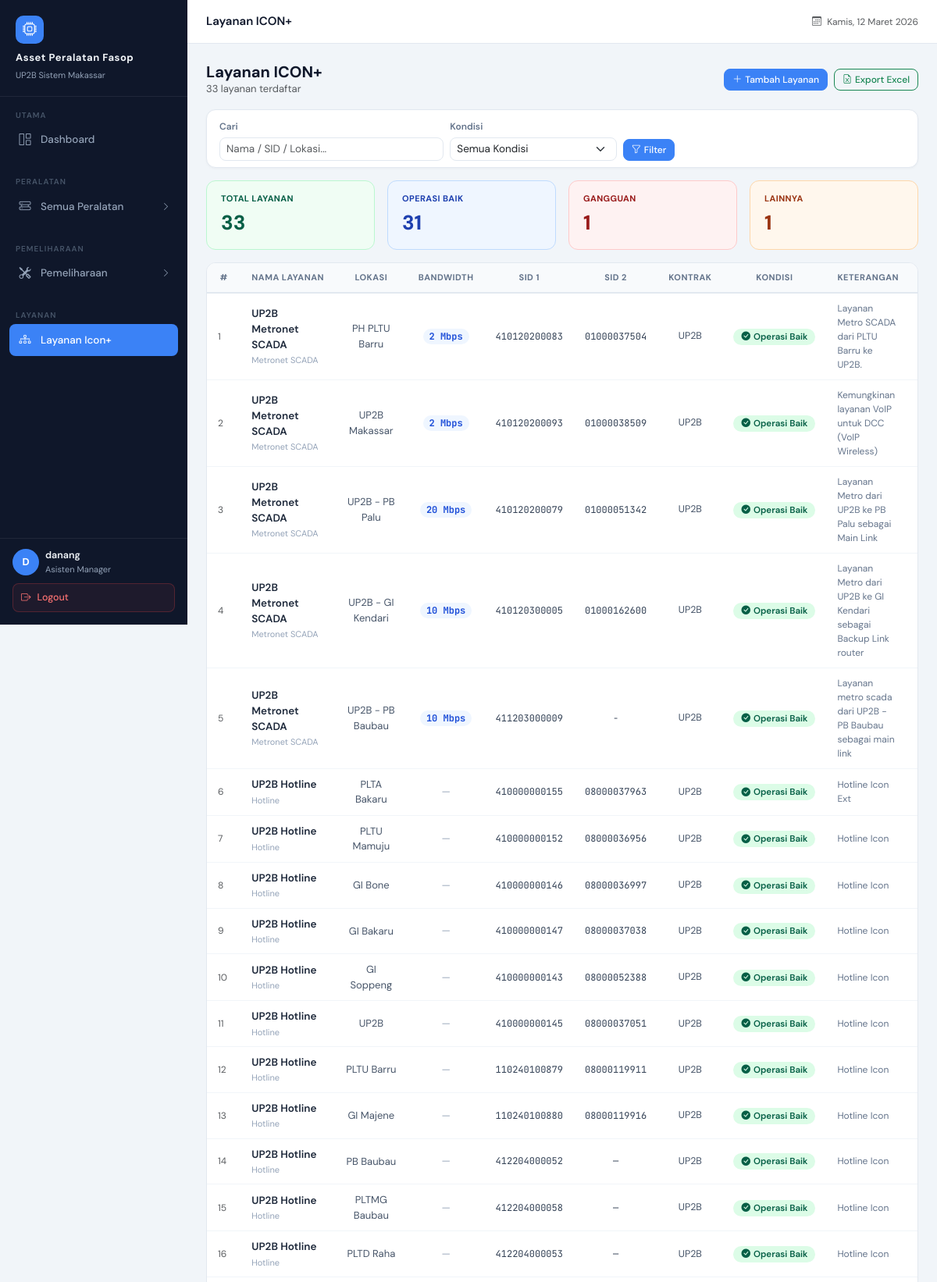
The page /layanan-icon/ (signed in, upper part) on the database its author committed.
### devices/models.py (models this page shows, shortened)
class Icon(models.Model):
    name = models.CharField(max_length=100)
    lokasi_layanan = models.CharField(max_length=150, null=True, blank=True)
    nama_layanan = models.CharField(max_length=150, null=True, blank=True)
    bandwidth = models.CharField(max_length=50, null=True, blank=True)
    SID1 = models.CharField(max_length=100, blank=True, null=True)
    SID2 = models.CharField(max_length=100, blank=True, null=True)
    kontrak = models.CharField(max_length=100, blank=True, null=True)
    kondisi_operasional = models.CharField(max_length=100, blank=True, null=True)
    keterangan = models.TextField(blank=True, null=True)

### devices/views.py (the view, shortened to what this page needs)
# urls.py: path('layanan-icon/', views.layanan_icon, name='layanan_icon'),
@login_required
def layanan_icon(request):
    icons = Icon.objects.all()
    search = request.GET.get('q', '').strip()
    selected_kondisi = request.GET.get('kondisi', '').strip()
    if selected_kondisi:
        icons = icons.filter(kondisi_operasional__icontains=selected_kondisi)
    icons = list(icons)
    operasi_baik = sum(
        1 for i in icons
        if i.kondisi_operasional and 'Baik' in i.kondisi_operasional
    )
    operasi_gangguan = sum(
        1 for i in icons
        if i.kondisi_operasional and (
            'Gangguan' in i.kondisi_operasional or
            'NOK' in i.kondisi_operasional
        )
    )
    operasi_lain = sum(
        1 for i in icons
        if i.kondisi_operasional and
        'Baik' not in i.kondisi_operasional and
        'Gangguan' not in i.kondisi_operasional and
        'NOK' not in i.kondisi_operasional and
        'Tidak Operasi' in i.kondisi_operasional
    )
    kondisi_list = sorted(set(
        i.kondisi_operasional for i in Icon.objects.all()
        if i.kondisi_operasional
    ))
    return render(request, 'devices/layanan_icon.html', {
        'icons':            icons,
        'search':           search,
        'selected_kondisi': selected_kondisi,
        'kondisi_list':     kondisi_list,
        'operasi_baik':     operasi_baik,
        'gangguan':         operasi_gangguan,
        'lainnya':          operasi_lain,
    })

### devices/context_processors.py (called while the page is built)
def device_types(request):
    all_types = list(DeviceType.objects.all())
    def sort_key(dt):
        name_lower = dt.name.strip().lower()
        for i, ordered_name in enumerate(DEVICE_TYPE_ORDER):
            if ordered_name.lower() == name_lower:
                return i
        return len(DEVICE_TYPE_ORDER)  # yang tidak ada di list, taruh di bawah
    all_types.sort(key=sort_key)
    return {
        'navbar_device_types': all_types
    }

def lokasi_list(request):
    lokasi = (
        Device.objects
        .filter(is_deleted=False)
        .exclude(lokasi__isnull=True)
        .exclude(lokasi__exact='')
        .exclude(lokasi__iexact='none')
        .annotate(lokasi_clean=Trim('lokasi'))
        .values_list('lokasi_clean', flat=True)
        .distinct()
        .order_by('lokasi_clean')
    )
    return {
        'navbar_lokasi_list': lokasi
    }

### devices/templates/devices/layanan_icon.html (shortened to what this page needs)
{% extends 'base.html' %}
{% block page_title %}Layanan ICON+{% endblock %}
{% block content %}
<div class="d-flex align-items-center justify-content-between mb-3 flex-wrap gap-2">
    <div>
        <h2 class="mb-0" style="font-size:20px;font-weight:700;">Layanan ICON+</h2>
        <p class="text-muted mb-0" style="font-size:13px;">{{ icons|length }} layanan terdaftar</p>
    </div>
    <div class="d-flex gap-2">
        <a href="{% url 'icon_add' %}" class="btn btn-primary btn-sm">
            <i class="bi bi-plus-lg me-1"></i>Tambah Layanan
        </a>
        <a href="{% url 'export_icon_excel' %}{% if request.GET %}?{{ request.GET.urlencode }}{% endif %}" class="btn btn-outline-success btn-sm">
            <i class="bi bi-file-earmark-excel me-1"></i>Export Excel
        </a>
    </div>
</div>
<div class="card mb-3">
    <div class="card-body py-2 px-3">
        <form method="get" class="row g-2 align-items-end">
            <div class="col-md-4">
                <label class="form-label" style="font-size:12px;font-weight:600;color:#64748b;">Cari</label>
                <input type="text" name="q" class="form-control form-control-sm"
                    placeholder="Nama / SID / Lokasi..." value="{{ search|default:'' }}">
            </div>
            <div class="col-md-3">
                <label class="form-label" style="font-size:12px;font-weight:600;color:#64748b;">Kondisi</label>
                <select name="kondisi" class="form-select form-select-sm">
                    <option value="">Semua Kondisi</option>
                </select>
            </div>
            <div class="col-auto d-flex gap-2">
                <button class="btn btn-primary btn-sm"><i class="bi bi-funnel me-1"></i>Filter</button>
            </div>
        </form>
    </div>
</div>
<div class="row g-3 mb-3">
    <div class="col-md-3">
        <div style="background:#f0fdf4;border:1px solid #bbf7d0;border-radius:12px;padding:14px 18px;">
            <div style="font-size:11px;font-weight:700;color:#065f46;text-transform:uppercase;letter-spacing:0.4px;margin-bottom:4px;">Total Layanan</div>
            <div style="font-size:26px;font-weight:800;color:#065f46;">{{ icons|length }}</div>
        </div>
    </div>
    <div class="col-md-3">
        <div style="background:#eff6ff;border:1px solid #bfdbfe;border-radius:12px;padding:14px 18px;">
            <div style="font-size:11px;font-weight:700;color:#1e40af;text-transform:uppercase;letter-spacing:0.4px;margin-bottom:4px;">Operasi Baik</div>
            <div style="font-size:26px;font-weight:800;color:#1e40af;">{{ operasi_baik }}</div>
        </div>
    </div>
    <div class="col-md-3">
        <div style="background:#fef2f2;border:1px solid #fecaca;border-radius:12px;padding:14px 18px;">
            <div style="font-size:11px;font-weight:700;color:#991b1b;text-transform:uppercase;letter-spacing:0.4px;margin-bottom:4px;">Gangguan</div>
            <div style="font-size:26px;font-weight:800;color:#991b1b;">{{ gangguan }}</div>
        </div>
    </div>
    <div class="col-md-3">
        <div style="background:#fff7ed;border:1px solid #fed7aa;border-radius:12px;padding:14px 18px;">
            <div style="font-size:11px;font-weight:700;color:#9a3412;text-transform:uppercase;letter-spacing:0.4px;margin-bottom:4px;">Lainnya</div>
            <div style="font-size:26px;font-weight:800;color:#9a3412;">{{ lainnya }}</div>
        </div>
    </div>
</div>
<div class="table-card">
    <div class="table-responsive">
        <table class="table">
            <thead>
                <tr style="text-align: center;">
                    <th style="width:40px;">#</th>
                    <th>Nama Layanan</th>
                    <th>Lokasi</th>
                    <th>Bandwidth</th>
                    <th>SID 1</th>
                    <th>SID 2</th>
                    <th>Kontrak</th>
                    <th>Kondisi</th>
                    <th>Keterangan</th>
                    <th style="width:100px;">Aksi</th>
                </tr>
            </thead>
            <tbody>
                {% for d in icons %}
                <tr>
                    <td class="text-muted" style="font-size:12px;">{{ forloop.counter }}</td>
                    <td>
                        <div style="font-weight:600;font-size:13.5px;color:#1e293b;">{{ d.name }}</div>
                        {% if d.nama_layanan and d.nama_layanan != d.name %}
                        <div style="font-size:11px;color:#94a3b8;margin-top:1px;">{{ d.nama_layanan }}</div>
                        {% endif %}
                    </td>
                    <td style="font-size:13px;color:#475569; text-align: center;">{{ d.lokasi_layanan|default:"—" }}</td>
                    <td style="text-align: center;">
                        {% if d.bandwidth and d.bandwidth != "None" %}
                        <span style="font-size:12px;font-weight:700;background:#eff6ff;color:#1d4ed8;padding:2px 8px;border-radius:20px;font-family:'JetBrains Mono',monospace;">{{ d.bandwidth }}</span>
                        {% else %}
                        <span style="color:#94a3b8;font-size:13px;">—</span>
                        {% endif %}
                    </td>
                    <td style="text-align: center;"><span style="font-family:'JetBrains Mono',monospace;font-size:12px;color:#334155;">{{ d.SID1|default:"—" }}</span></td>
                    <td style="text-align: center;"><span style="font-family:'JetBrains Mono',monospace;font-size:12px;color:#334155; ">{{ d.SID2|default:"—" }}</span></td>
                    <td style="font-size:12.5px;color:#475569; text-align: center;">{{ d.kontrak|default:"—" }}</td>
                    <td style="text-align: center;">
                        {% if d.kondisi_operasional %}
                            {% if "Baik" in d.kondisi_operasional %}
                            <span style="font-size:11.5px;font-weight:600;background:#dcfce7;color:#065f46;padding:3px 10px;border-radius:20px;white-space:nowrap;">
                                <i class="bi bi-check-circle-fill me-1"></i>{{ d.kondisi_operasional }}
                            </span>
                            {% elif "Gangguan" in d.kondisi_operasional %}
                            <span style="font-size:11.5px;font-weight:600;background:#fee2e2;color:#991b1b;padding:3px 10px;border-radius:20px;white-space:nowrap;">
                                <i class="bi bi-exclamation-circle-fill me-1"></i>{{ d.kondisi_operasional }}
                            </span>
                            {% else %}
                            <span style="font-size:11.5px;font-weight:600;background:#f1f5f9;color:#475569;padding:3px 10px;border-radius:20px;white-space:nowrap;">
                                {{ d.kondisi_operasional }}
                            </span>
                            {% endif %}
                        {% else %}
                        <span style="color:#94a3b8;font-size:13px;">—</span>
                        {% endif %}
                    </td>
                    <td style="font-size:12px;color:#64748b;max-width:250px;">{{ d.keterangan|default:"—" }}</td>
                    <td>
                    </td>
                </tr>
                {% endfor %}
            </tbody>
        </table>
    </div>
</div>
{% endblock %}

### devices/templates/base.html (shortened to what this page needs)
<!DOCTYPE html>
<html lang="id">
<head>
    <link href="https://cdn.jsdelivr.net/npm/bootstrap@5.3.2/dist/css/bootstrap.min.css" rel="stylesheet">
    <link href="https://cdn.jsdelivr.net/npm/bootstrap-icons@1.11.3/font/bootstrap-icons.css" rel="stylesheet">
</head>
<body>
<div id="sidebar">
    <div class="sidebar-brand">
        <div class="brand-icon"><i class="bi bi-cpu"></i></div>
        <h6>Asset Peralatan Fasop</h6>
        <small>UP2B Sistem Makassar</small>
    </div>
    <div class="sidebar-section">
        <div class="sidebar-section-label">Utama</div>
        <a href="{% url 'dashboard' %}" class="sidebar-link {% if request.resolver_match.url_name == 'dashboard' %}active{% endif %}">
            <span class="si-icon"><i class="bi bi-grid-1x2"></i></span>
            Dashboard
        </a>
    </div>
    <div class="sidebar-section">
        <div class="sidebar-section-label">Peralatan</div>
        {% with url_name=request.resolver_match.url_name jenis_param=request.GET.jenis %}
        <button class="sidebar-link sidebar-group-toggle w-100 text-start border-0
            {% if 'device' in url_name or url_name == 'lokasi_list' %}active open{% endif %}"
            data-target="submenu-peralatan" type="button">
            <span class="si-icon"><i class="bi bi-hdd-rack"></i></span>
            Semua Peralatan
            <i class="bi bi-chevron-right sidebar-toggle-btn ms-auto"></i>
        </button>
        {% endwith %}
    </div>
    <div class="sidebar-section">
        <div class="sidebar-section-label">Pemeliharaan</div>
        {% with url_name=request.resolver_match.url_name %}
        <button class="sidebar-link sidebar-group-toggle w-100 text-start border-0
            {% if 'maintenance' in url_name %}active open{% endif %}"
            data-target="submenu-pemeliharaan" type="button">
            <span class="si-icon"><i class="bi bi-tools"></i></span>
            Pemeliharaan
            <i class="bi bi-chevron-right sidebar-toggle-btn ms-auto"></i>
        </button>
        {% endwith %}
    </div>
    <div class="sidebar-section">
        <div class="sidebar-section-label">Layanan</div>
        <a href="{% url 'layanan_icon' %}"
           class="sidebar-link {% if request.resolver_match.url_name == 'layanan_icon' %}active{% endif %}">
            <span class="si-icon"><i class="bi bi-diagram-3"></i></span>
            Layanan Icon+
        </a>
    </div>
    {% if user.is_authenticated %}
    <div class="sidebar-user">
        <a href="{% url 'profile_view' %}" style="text-decoration:none;display:flex;align-items:center;gap:8px;flex:1;min-width:0;" title="Profil & Tanda Tangan">
            <div class="user-avatar">{{ user.username|first|upper }}</div>
            <div class="user-info">
                <div class="user-name">{{ user.username }}</div>
                <div class="user-role">{% if user.is_superuser %}Administrator{% elif user.profile.role == "asisten_manager" %}Asisten Manager{% else %}Teknisi{% endif %}</div>
            </div>
        </a>
        <form action="{% url 'logout' %}" method="post" style="flex-shrink:0;">
            <button type="submit" class="sidebar-logout-btn">
                <i class="bi bi-box-arrow-right"></i>
                Logout
            </button>
        </form>
    </div>
    {% endif %}
</div>
<div id="main-content">
    <div id="topbar">
        <span class="topbar-title">{% block page_title %}{% endblock %}</span>
        <div class="topbar-right">
            <span class="text-muted" style="font-size:12px;">
                <i class="bi bi-calendar3 me-1"></i>
                <span id="topbar-date"></span>
            </span>
        </div>
    </div>
    <div class="page-content">
        {% block content %}{% endblock %}
    </div>
</div>
</body>
</html>

### devices/templates/devices/layanan_icon.html (style rules this page uses)
.table-card { background:#fff;border-radius:12px;border:1px solid #e2e8f0;overflow:hidden; }
.table { margin-bottom:0; }
.table thead tr { background:#f8fafc; }
.table thead th { font-size:11px;font-weight:700;text-transform:uppercase;letter-spacing:0.5px;color:#64748b;border-bottom:2px solid #e2e8f0;padding:10px 14px;white-space:nowrap; }
.table tbody tr { border-bottom:1px solid #f1f5f9;transition:background 0.1s; }
.table tbody td { padding:10px 14px;vertical-align:middle;border:none; }

### rows shown on the page
Icon: name "UP2B Metronet SCADA", nama_layanan "Metronet SCADA", lokasi_layanan "PH PLTU Barru", bandwidth "2 Mbps", SID1 "410120200083", SID2 "01000037504", kontrak "UP2B", kondisi_operasional "Operasi Baik", keterangan "Layanan Metro SCADA dari PLTU Barru ke UP2B."
Icon: name "UP2B Metronet SCADA", nama_layanan "Metronet SCADA", lokasi_layanan "UP2B Makassar", bandwidth "2 Mbps", SID1 "410120200093", SID2 "01000038509", kontrak "UP2B", kondisi_operasional "Operasi Baik", keterangan "Kemungkinan layanan VoIP untuk DCC (VoIP Wireless)"
Icon: name "UP2B Metronet SCADA", nama_layanan "Metronet SCADA", lokasi_layanan "UP2B - PB Palu", bandwidth "20 Mbps", SID1 "410120200079", SID2 "01000051342", kontrak "UP2B", kondisi_operasional "Operasi Baik", keterangan "Layanan Metro dari UP2B ke PB Palu sebagai Main Link"
Icon: name "UP2B Metronet SCADA", nama_layanan "Metronet SCADA", lokasi_layanan "UP2B - GI Kendari", bandwidth "10 Mbps", SID1 "410120300005", SID2 "01000162600", kontrak "UP2B", kondisi_operasional "Operasi Baik", keterangan "Layanan Metro dari UP2B ke GI Kendari sebagai Backup Link router"
Icon: name "UP2B Metronet SCADA", nama_layanan "Metronet SCADA", lokasi_layanan "UP2B - PB Baubau", bandwidth "10 Mbps", SID1 "411203000009", SID2 "-", kontrak "UP2B", kondisi_operasional "Operasi Baik", keterangan "Layanan metro scada dari UP2B - PB Baubau sebagai main link"
Icon: name "UP2B Hotline", nama_layanan "Hotline", lokasi_layanan "PLTA Bakaru", SID1 "410000000155", SID2 "08000037963", kontrak "UP2B", kondisi_operasional "Operasi Baik", keterangan "Hotline Icon Ext"
Icon: name "UP2B Hotline", nama_layanan "Hotline", lokasi_layanan "PLTU Mamuju", SID1 "410000000152", SID2 "08000036956", kontrak "UP2B", kondisi_operasional "Operasi Baik", keterangan "Hotline Icon"
Icon: name "UP2B Hotline", nama_layanan "Hotline", lokasi_layanan "GI Bone", SID1 "410000000146", SID2 "08000036997", kontrak "UP2B", kondisi_operasional "Operasi Baik", keterangan "Hotline Icon"
Icon: name "UP2B Hotline", nama_layanan "Hotline", lokasi_layanan "GI Bakaru", SID1 "410000000147", SID2 "08000037038", kontrak "UP2B", kondisi_operasional "Operasi Baik", keterangan "Hotline Icon"
Icon: name "UP2B Hotline", nama_layanan "Hotline", lokasi_layanan "GI Soppeng", SID1 "410000000143", SID2 "08000052388", kontrak "UP2B", kondisi_operasional "Operasi Baik", keterangan "Hotline Icon"
Icon: name "UP2B Hotline", nama_layanan "Hotline", lokasi_layanan "UP2B", SID1 "410000000145", SID2 "08000037051", kontrak "UP2B", kondisi_operasional "Operasi Baik", keterangan "Hotline Icon"
Icon: name "UP2B Hotline", nama_layanan "Hotline", lokasi_layanan "PLTU Barru", SID1 "110240100879", SID2 "08000119911", kontrak "UP2B", kondisi_operasional "Operasi Baik", keterangan "Hotline Icon"
Icon: name "UP2B Hotline", nama_layanan "Hotline", lokasi_layanan "GI Majene", SID1 "110240100880", SID2 "08000119916", kontrak "UP2B", kondisi_operasional "Operasi Baik", keterangan "Hotline Icon"
Icon: name "UP2B Hotline", nama_layanan "Hotline", lokasi_layanan "PB Baubau", SID1 "412204000052", SID2 "—", kontrak "UP2B", kondisi_operasional "Operasi Baik", keterangan "Hotline Icon"
Icon: name "UP2B Hotline", nama_layanan "Hotline", lokasi_layanan "PLTMG Baubau", SID1 "412204000058", SID2 "—", kontrak "UP2B", kondisi_operasional "Operasi Baik", keterangan "Hotline Icon"
Icon: name "UP2B Hotline", nama_layanan "Hotline", lokasi_layanan "PLTD Raha", SID1 "412204000053", SID2 "—", kontrak "UP2B", kondisi_operasional "Operasi Baik", keterangan "Hotline Icon"

### other values the page prints
{{ user.username|first|upper }} "D"
{{ user.username }} "danang"
{{ icons|length }} "33"
{{ operasi_baik }} "31"
{{ gangguan }} "1"
{{ lainnya }} "1"
